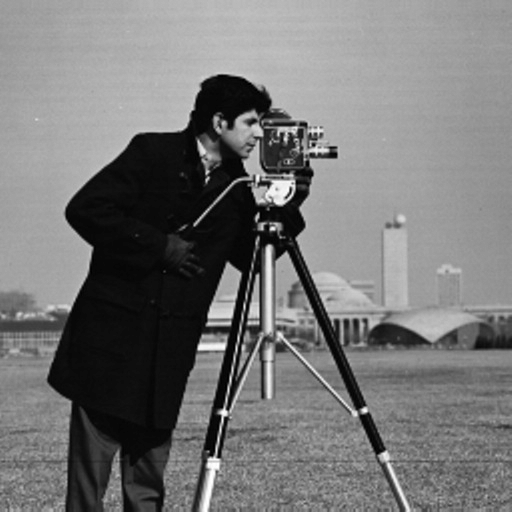
#> input picture cameraman.png, 512 x 512 px
$ python Punto1_TF_FFT.py
#> lines starting #> are read from the running program, lines starting #| are printed output that depends on the picture
"""
Fresnel Transform using FFT

ESQUEMA
1. Calculate U'[n,m,0] multiplying by a phase
2. Calculate U''[n,m,z] using FFT
3. Calculate U[n,m,z] multiplying by a scaling function
4. Reordenar el campo
"""

import matplotlib.pyplot as plt
import numpy as np
import cv2
import time


def Fresnel(Uin, w_l, dx0, dx, z):
    "-----Step 1------"
    k=2*np.pi/w_l
    N,M=np.shape(Uin)
    x=np.arange(-N/2,N/2,1)
    y=np.arange(-M/2,M/2,1)
    X,Y=np.meshgrid(x,y)
    phase=np.exp((1j*k)/(2*z)*(((X*dx0)**2) + ((Y*dx0)**2)))
    U1=Uin*phase
    "-----Step 2-----"
    #X=X*(1/(M*dx0))
    #Y=Y*(1/(N*dx0))
    Uf=np.fft.fftshift(np.fft.fft2(U1*dx0**2))
    "-----Step 3-----"

    c1=np.exp(1j*k*z)/(1j*w_l*z)
    Uf=Uf*c1*(np.exp((1j*(k/2*z))*((X*dx)**2 + (Y*dx)**2)))

    return Uf

"-----Physical array-----"

"""
U=incident wave
z=entrance plane to detector plane distance
w_l= wavelength
dx=dy=pixel size detector plane
dx0=dy0=pixel size entrance plane
M=number of pixels in the x axis
N=number of pixels in the y axis
(M=N)
MxN=number of pixels
"""

w_l=0.633          #(633nm orange/red)   #All units in um
dx0=2.5              #2.5um
N=M=int(512/2)     #Number of pixels
z=5000             #2.5 mm
U_0=cv2.imread('cameraman.png',0)
#> U_0 is the input picture: shape (512, 512); min 0, max 255, mean 118

tic=time.time()

"-----PADDING-----" #If needed
"""
width=height=512
r=int(512/2)
U_0 = cv2.copyMakeBorder(U_0,r,r,r,r,cv2.BORDER_CONSTANT)"""
""" FINALIZA PADDING """


dx=w_l*z/(dx0*N)
print ("dx:",dx)
lim=N*(dx0**2)/w_l  #Limit of z in FT
print ("lim:",lim)
if z<lim:
    print("z limit exceeded")

Uf=Fresnel(U_0, w_l, dx0, dx, z)


I=(np.abs(Uf)**2)                            #Intensity
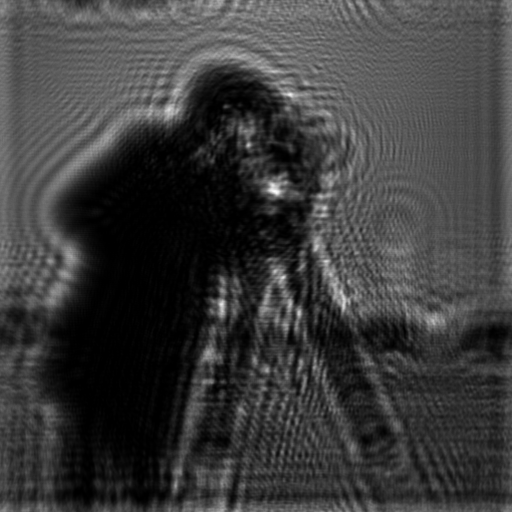
#> I: shape (512, 512) float64; min 0.00623, max 76922.9, mean 18163.8; drawn with min black and max white
angle=np.angle(Uf)                           #Phase
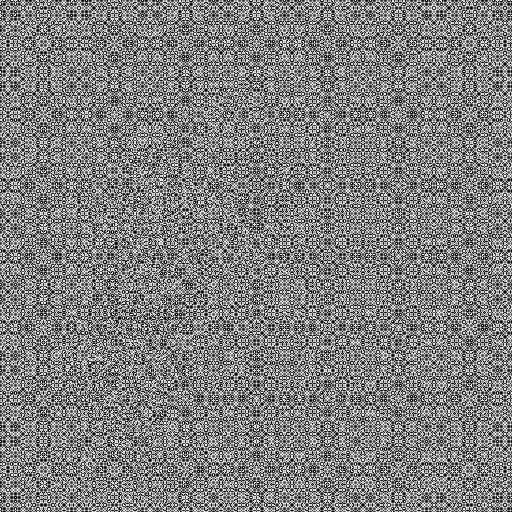
#> angle: shape (512, 512) float64; min -3.14, max 3.14, mean 0.0197; drawn with min black and max white

x=N*dx
y=N*dx

plt.figure(1)
plt.imshow(I, extent=[-x,x,-y,y])

plt.figure(2)
plt.imshow(I)
plt.imsave("FresnelInt1.png",I, cmap='gray')

plt.figure(3)
plt.imshow(angle)
plt.imsave("FresnelPhase1.png",angle, cmap='gray')

toc=time.time()
print("time: ",toc-tic," sec")
